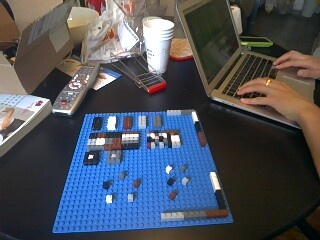
#> input picture bin/test_images/frame00098.jpeg, 320 x 240 px
$ python bricksDetector.py ../../bin/test_images/frame00098.jpeg   (Python 2 division)
#> lines starting #> are read from the running program, lines starting #| are printed output that depends on the picture; after the words box and inside, x2 and y2 are one past the last pixel; in counts of white or black regions, pixels touching at a corner belong together
### gabriel/lego/tool.py
import cv2
import math
import numpy as np

class Timer:
    def __init__(self):
        pass
    def setStartTime(self):
        self.e1 = cv2.getTickCount()

    def getTimer(self):
        self.e2 = cv2.getTickCount()
        return (self.e2 - self.e1)/ cv2.getTickFrequency()

# [137 lines left out: functions get_corner_pts, is_line_seg_close, line_interset, not called in this run]

def euc_dist(pt1,pt2):
    return math.sqrt((pt2[0]-pt1[0])*(pt2[0]-pt1[0])+(pt2[1]-pt1[1])*(pt2[1]-pt1[1]))

def write_img(img, filename):
    cv2.imwrite(filename, img)

### gabriel/lego/bricksDetector.py
import Image
import cv
import cv2
import numpy as np
import os
import sys
import math
import config
import debug
import mosaicHandler
import time
from scipy.stats import itemfreq
from tool import Timer

if os.path.isdir("../gabriel") is True:
    sys.path.insert(0, "..")

# [179 lines left out: functions main, setColors, showEnlargeImg, not called in this run]

def nothing(x):
    pass

# [418 lines left out: functions printHSV, detectBricks_window, compareResult, detectBricks, setBricks, getPlateRegion and 2 more, not called in this run]


if __name__ == "__main__":
    img = cv2.imread(sys.argv[1])
#> img is the input picture: shape (240, 320, 3); mean B, G, R 91.8, 81.3, 76.4
    main(img)
#> in main, `orig_img = cv2.cvtColor(img, cv2.COLOR_BGR2HSV)`: orig_img: shape (240, 320, 3); mean H, S, V 65.4, 87.5, 104.8
#> in detectBricks_window, `mask_brown = cv2.inRange(hsv, lower_brown, upper_brown)`:
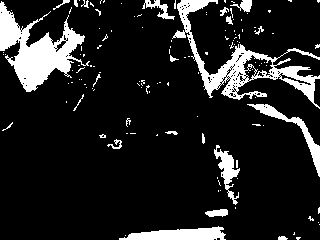
#> mask_brown: shape (240, 320); 13.1% white; 133 white regions (110 under 20 px), largest, box (x1, y1, x2, y2) and area: (0, 1, 90, 92) 3292, (172, 0, 320, 109) 3160, (119, 226, 226, 240) 981
#> in detectBricks_window, `mask_brown2 = cv2.inRange(hsv, lower_brown2, upper_brown2)`: mask_brown2: shape (240, 320); 0.63% white in thin lines or dots, all inside (x1, y1, x2, y2) = (7, 2, 291, 234)
#> in detectBricks_window, `mask_blue = cv2.inRange(hsv, config.LOWER_BLUE, config.UPPER_BLUE)`:
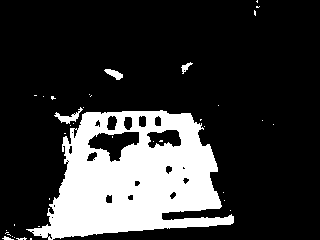
#> mask_blue: shape (240, 320); 21.1% white; 38 white regions (33 under 20 px), largest, box (x1, y1, x2, y2) and area: (26, 110, 234, 240) 15730, (54, 107, 83, 124) 161, (104, 69, 123, 80) 110, (181, 62, 193, 74) 57, (2, 236, 14, 240) 26
#> in detectBricks_window, `mask_blue2 = cv2.inRange(hsv, config.LOWER_BLUE2, config.UPPER_BLUE2)`:
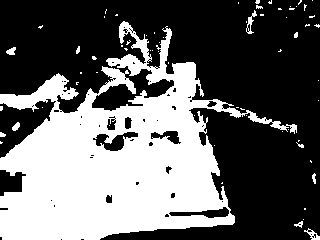
#> mask_blue2: shape (240, 320); 39.3% white; 66 white regions (55 under 20 px), largest, box (x1, y1, x2, y2) and area: (0, 21, 297, 240) 29504, (246, 10, 257, 34) 87, (304, 228, 320, 240) 74
#> in detectBricks_window, `mask_white = cv2.inRange(hsv, lower_white, upper_white)`: mask_white: shape (240, 320); 10% white; 139 white regions (112 under 20 px), largest, box (x1, y1, x2, y2) and area: (67, 0, 175, 69) 3369, (7, 0, 63, 32) 907, (0, 51, 28, 96) 658
#> in detectBricks_window, `mask_white2 = cv2.inRange(hsv, config.LOWER_WHITE2, config.UPPER_WHITE2)`: mask_white2: shape (240, 320); 2.4% white; 87 white regions (74 under 20 px), largest, box (x1, y1, x2, y2) and area: (0, 94, 48, 112) 502, (148, 26, 172, 75) 315, (119, 21, 140, 44) 189
#> in detectBricks_window, `mask_white3 = cv2.inRange(hsv, config.LOWER_WHITE3, config.UPPER_WHITE3)`: mask_white3: shape (240, 320); 1.1% white in thin lines or dots, all inside (x1, y1, x2, y2) = (0, 3, 291, 217)
#> in detectBricks_window, `mask_white_all = np.bitwise_or(mask_white, mask_white2)`: mask_white_all: shape (240, 320); 12.4% white; 148 white regions (121 under 20 px), largest, box (x1, y1, x2, y2) and area: (67, 0, 175, 75) 4052, (0, 51, 107, 131) 2354, (7, 0, 63, 32) 907
#> in detectBricks_window, `mask_white_all = np.bitwise_or(mask_white_all, mask_white3)`:
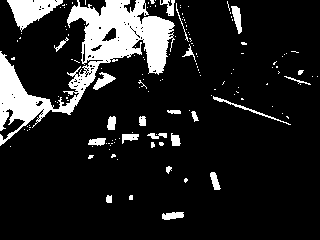
#> mask_white_all: shape (240, 320); 13.5% white; 144 white regions (120 under 20 px), largest, box (x1, y1, x2, y2) and area: (0, 0, 175, 146) 7221, (7, 0, 63, 32) 907, (93, 72, 116, 90) 183
#> in detectBricks_window, `mask_black = cv2.inRange(hsv, lower_black, upper_black)`: mask_black: shape (240, 320); 15.1% white; 187 white regions (160 under 20 px), largest, box (x1, y1, x2, y2) and area: (163, 61, 310, 205) 3369, (0, 113, 58, 234) 3368, (242, 0, 320, 52) 2073
#> in detectBricks_window, `mask_black2 = cv2.inRange(hsv, lower_black2, upper_black2)`: mask_black2: shape (240, 320); 9.3% white; 167 white regions (152 under 20 px), largest, box (x1, y1, x2, y2) and area: (201, 105, 320, 240) 5777, (261, 45, 287, 57) 156, (241, 9, 254, 36) 151
#> in detectBricks_window, `mask_black3 = cv2.inRange(hsv, config.LOWER_BLACK3, config.UPPER_BLACK3)`: mask_black3: shape (240, 320); 0.8% white; 47 white regions (42 under 20 px), largest, box (x1, y1, x2, y2) and area: (293, 215, 320, 240) 211, (284, 125, 301, 143) 103, (254, 114, 279, 125) 53, (300, 144, 309, 155) 36, (226, 105, 237, 110) 30
#> in detectBricks_window, `mask_black4 = cv2.inRange(hsv, config.LOWER_BLACK4, config.UPPER_BLACK4)`: mask_black4: shape (240, 320); 1.2% white in thin lines or dots
#> in detectBricks_window, `mask_black_all = np.bitwise_or(mask_black, mask_black2)`: mask_black_all: shape (240, 320); 21.5% white; 173 white regions (147 under 20 px), largest, box (x1, y1, x2, y2) and area: (163, 61, 320, 240) 8021, (0, 113, 58, 235) 3369, (240, 0, 320, 57) 2380
#> in detectBricks_window, `mask_black_all = np.bitwise_or(mask_black_all, mask_black3)`: mask_black_all: shape (240, 320); 22.1% white; 168 white regions (145 under 20 px), largest, box (x1, y1, x2, y2) and area: (163, 61, 320, 240) 8584, (0, 113, 58, 235) 3369, (240, 0, 320, 57) 2393
#> in detectBricks_window, `mask_black_all = np.bitwise_or(mask_black_all, mask_black4)`: mask_black_all: shape (240, 320); 23.4% white; 234 white regions (200 under 20 px), largest, box (x1, y1, x2, y2) and area: (146, 61, 320, 240) 8750, (0, 110, 58, 235) 3373, (240, 0, 320, 57) 2461
#> in detectBricks_window, `mask_dark_gray = cv2.inRange(hsv, lower_dark_gray, upper_dark_gray)`: mask_dark_gray: shape (240, 320); 16.6% white; 241 white regions (212 under 20 px), largest, box (x1, y1, x2, y2) and area: (183, 0, 313, 99) 4800, (0, 5, 84, 95) 2868, (112, 225, 224, 240) 1070
#> in detectBricks_window, `mask_dark_gray2 = cv2.inRange(hsv, config.LOWER_DARK_GRAY2, config.UPP..`:
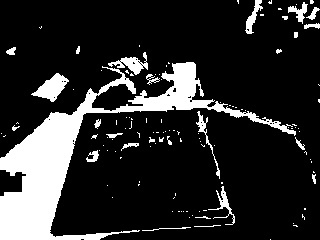
#> mask_dark_gray2: shape (240, 320); 16.9% white; 119 white regions (93 under 20 px), largest, box (x1, y1, x2, y2) and area: (0, 62, 296, 240) 10184, (31, 73, 69, 102) 525, (108, 52, 148, 75) 345
#> in detectBricks_window, `mask_dark_gray3 = cv2.inRange(hsv, config.LOWER_DARK_GRAY3, config.UPP..`: mask_dark_gray3: shape (240, 320); 2.6% white; 145 white regions (132 under 20 px), largest, box (x1, y1, x2, y2) and area: (92, 72, 146, 111) 837, (144, 79, 174, 98) 130, (166, 55, 195, 74) 118
#> in detectBricks_window, `mask_dark_gray4 = cv2.inRange(hsv, config.LOWER_DARK_GRAY4, config.UPP..`:
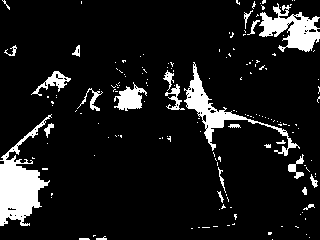
#> mask_dark_gray4: shape (240, 320); 10.2% white; 166 white regions (141 under 20 px), largest, box (x1, y1, x2, y2) and area: (0, 114, 52, 226) 2415, (184, 62, 300, 156) 1499, (259, 3, 320, 52) 1496
#> in detectBricks_window, `mask_dg_all = np.bitwise_or(mask_dark_gray, mask_dark_gray2)`: mask_dg_all: shape (240, 320); 33.4% white; 260 white regions (234 under 20 px), largest, box (x1, y1, x2, y2) and area: (0, 0, 320, 240) 19845, (0, 5, 84, 102) 3480, (278, 68, 320, 83) 186
#> in detectBricks_window, `mask_dg_all = np.bitwise_or(mask_dg_all, mask_dark_gray3)`: mask_dg_all: shape (240, 320); 35.7% white; 230 white regions (204 under 20 px), largest, box (x1, y1, x2, y2) and area: (0, 0, 320, 240) 21391, (0, 5, 84, 107) 3570, (103, 133, 139, 152) 189
#> in detectBricks_window, `mask_dg_all = np.bitwise_or(mask_dg_all, mask_dark_gray4)`:
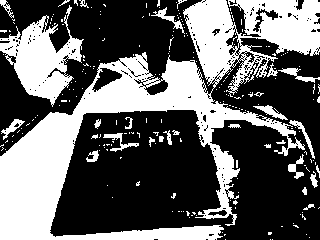
#> mask_dg_all: shape (240, 320); 38.7% white; 226 white regions (197 under 20 px), largest, box (x1, y1, x2, y2) and area: (0, 0, 320, 240) 23428, (0, 5, 84, 107) 3671, (103, 133, 139, 152) 191
#> (the run stopped early here; a loop or call above may not have finished)

$ run again, on bin/test_images/frame00116.jpeg
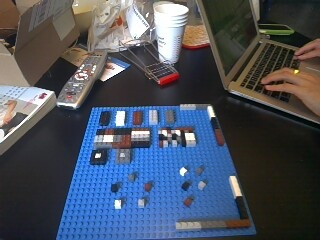
#> input picture bin/test_images/frame00116.jpeg, 320 x 240 px
#> img is the input picture: shape (240, 320, 3); mean B, G, R 95.1, 81.7, 74.2
#> orig_img: shape (240, 320, 3); mean H, S, V 70.9, 86.7, 105.5
#> in detectBricks_window, `mask_brown = cv2.inRange(hsv, lower_brown, upper_brown)`:
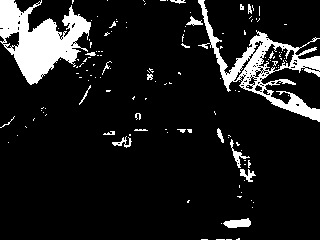
#> mask_brown: shape (240, 320); 11.1% white; 139 white regions (119 under 20 px), largest, box (x1, y1, x2, y2) and area: (0, 0, 91, 85) 3917, (198, 0, 320, 122) 3162, (223, 218, 251, 228) 194
#> mask_brown2: shape (240, 320); 0.76% white in thin lines or dots, all inside (x1, y1, x2, y2) = (1, 38, 241, 228)
#> mask_blue: shape (240, 320); 24.9% white; 33 white regions (29 under 20 px), largest, box (x1, y1, x2, y2) and area: (38, 98, 257, 240) 18740, (112, 58, 132, 71) 128, (190, 52, 204, 70) 117, (67, 144, 74, 160) 36
#> mask_blue2: shape (240, 320); 44.2% white; 70 white regions (53 under 20 px), largest, box (x1, y1, x2, y2) and area: (0, 12, 258, 240) 30257, (0, 62, 82, 104) 1330, (106, 43, 152, 84) 902
#> mask_white: shape (240, 320); 9.4% white; 115 white regions (92 under 20 px), largest, box (x1, y1, x2, y2) and area: (61, 0, 189, 107) 3870, (0, 91, 58, 128) 756, (0, 42, 30, 87) 754
#> mask_white2: shape (240, 320); 2.6% white; 92 white regions (76 under 20 px), largest, box (x1, y1, x2, y2) and area: (0, 86, 51, 104) 576, (150, 19, 182, 64) 438, (127, 5, 140, 36) 175
#> mask_white3: shape (240, 320); 0.93% white in thin lines or dots, all inside (x1, y1, x2, y2) = (3, 0, 297, 228)
#> mask_black: shape (240, 320); 16.9% white; 194 white regions (176 under 20 px), largest, box (x1, y1, x2, y2) and area: (0, 106, 74, 234) 5039, (173, 48, 320, 208) 3776, (257, 0, 320, 41) 1313
#> mask_black2: shape (240, 320); 11.2% white; 148 white regions (136 under 20 px), largest, box (x1, y1, x2, y2) and area: (194, 63, 320, 240) 7443, (270, 32, 312, 47) 257, (258, 0, 276, 24) 160
#> mask_black3: shape (240, 320); 0.53% white; 45 white regions (39 under 20 px), largest, box (x1, y1, x2, y2) and area: (263, 0, 270, 18) 66, (287, 115, 308, 125) 63, (268, 108, 285, 117) 58, (244, 98, 257, 106) 47, (229, 93, 243, 100) 36, (26, 236, 32, 240) 20
#> mask_black4: shape (240, 320); 1.4% white in thin lines or dots
#> mask_dark_gray: shape (240, 320); 14.4% white; 259 white regions (231 under 20 px), largest, box (x1, y1, x2, y2) and area: (201, 0, 320, 93) 3815, (0, 0, 90, 86) 3474, (271, 6, 316, 37) 644
#> mask_dark_gray2: shape (240, 320); 17.2% white; 115 white regions (87 under 20 px), largest, box (x1, y1, x2, y2) and area: (0, 51, 210, 240) 9369, (34, 62, 76, 96) 612, (106, 45, 152, 84) 600
#> mask_dark_gray3: shape (240, 320); 3% white; 129 white regions (116 under 20 px), largest, box (x1, y1, x2, y2) and area: (130, 56, 160, 105) 510, (99, 74, 133, 106) 486, (141, 43, 173, 79) 246
#> mask_dark_gray4: shape (240, 320); 11.5% white; 160 white regions (145 under 20 px), largest, box (x1, y1, x2, y2) and area: (0, 107, 64, 226) 3628, (174, 49, 304, 129) 2133, (269, 4, 320, 40) 975
#> in detectBricks_window, `mask_dg_all = np.bitwise_or(mask_dg_all, mask_dark_gray4)`:
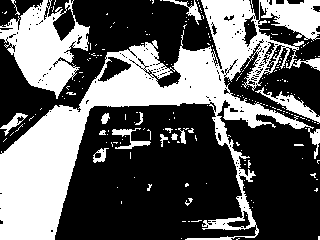
#> mask_dg_all: shape (240, 320); 37.9% white; 216 white regions (199 under 20 px), largest, box (x1, y1, x2, y2) and area: (0, 0, 320, 240) 22361, (0, 0, 90, 99) 4469, (255, 87, 320, 124) 551
